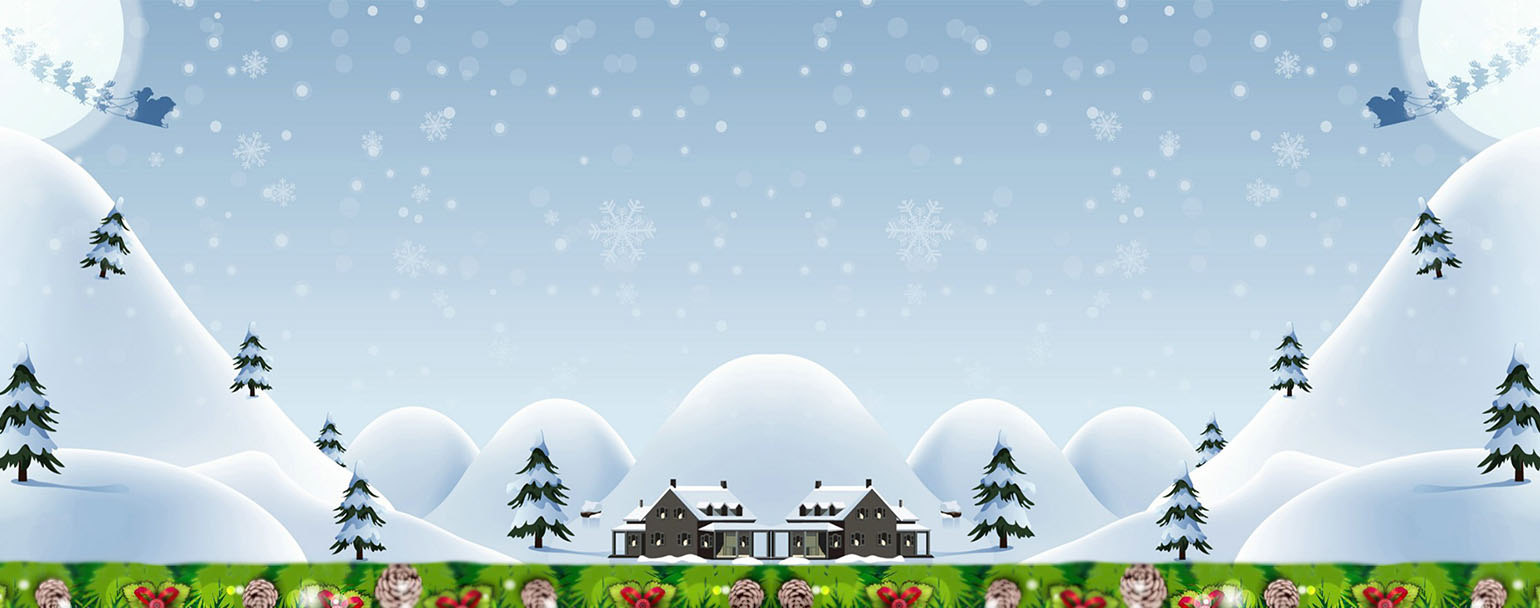

This game map was drawn from its Tiled (.tmx) file and the tilesets committed beside it. A one-line description and the trimmed map source follow:
An orthogonal 77x19 tile map with 20x32 px tiles, 1 tile layer (块层 1) and 37 objects.

<map version="1.0" orientation="orthogonal" renderorder="right-down" width="77" height="19" tilewidth="20" tileheight="32" nextobjectid="100">
 <tileset firstgid="1" name="base" tilewidth="20" tileheight="32" tilecount="2185">
  <image source="base.jpg" width="2313" height="630" />
 </tileset>
 <layer name="块层 1" width="77" height="19">
  <data>[1463 cells, 1463 non-empty, 1463 distinct tile ids]</data>
 </layer>
 <objectgroup name="f_coin" visible="0">
  <object id="92" x="713.808" y="304.915" />
  <object id="93" x="888.493" y="313.506" />
  <object id="94" x="1101.84" y="313.506" />
 </objectgroup>
 <objectgroup name="f_rock">
  <object id="24" x="99.78" y="551.027" />
  <object id="25" x="99.622" y="529.357" />
  <object id="27" x="100" y="508" />
  <object id="34" x="100" y="508" />
  <object id="39" x="321" y="10" />
  <object id="41" x="370" y="143" />
  <object id="42" x="346" y="552" />
  <object id="43" x="346" y="531" />
  <object id="44" x="346" y="510" />
  <object id="45" x="346" y="489" />
  <object id="46" x="346" y="468" />
  <object id="47" x="683" y="551" />
  <object id="48" x="683" y="531" />
  <object id="51" x="930" y="555" />
  <object id="52" x="930" y="534" />
  <object id="53" x="930" y="513" />
  <object id="55" x="624" y="51" />
  <object id="56" x="624" y="71" />
  <object id="57" x="624" y="92" />
  <object id="58" x="1196" y="552" />
  <object id="59" x="1196" y="533" />
  <object id="60" x="1196" y="513" />
  <object id="61" x="756" y="113" />
  <object id="62" x="756" y="94" />
  <object id="63" x="756" y="74" />
  <object id="68" x="888" y="31" />
  <object id="69" x="888" y="11" />
  <object id="70" x="1521" y="550" />
  <object id="71" x="1369" y="52" />
  <object id="72" x="1369" y="31" />
  <object id="73" x="1369" y="10" />
  <object id="85" x="535.903" y="33.9565" />
  <object id="96" x="1090" y="116.75" />
  <object id="97" x="1511.05" y="9.45475" />
 </objectgroup>
</map>